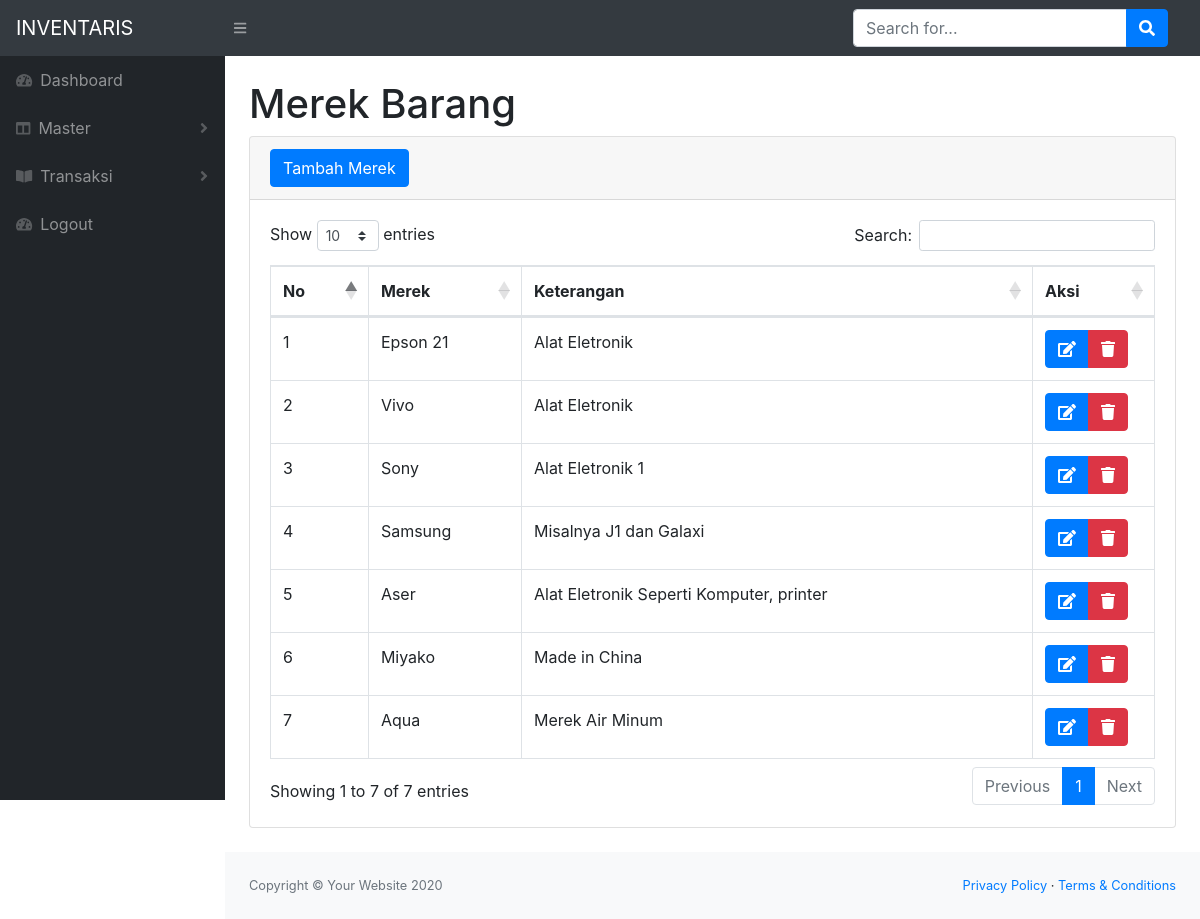
Screenshot of /merek.php with the database file from the repository.
### tables this page shows
CREATE TABLE `tb_merek` (
  `id_merek` int(11) NOT NULL,
  `nama_merek` varchar(100) NOT NULL,
  `keterangan` varchar(100) NOT NULL,
  `id_stok` int(11) NOT NULL
);

### merek.php (the view, shortened to what this page needs)
<?php
require 'function.php';
?>
<!DOCTYPE html>
<html lang="en">
    <head>
        <link href="css/styles.css" rel="stylesheet" />
        <link href="https://cdn.datatables.net/1.10.20/css/dataTables.bootstrap4.min.css" rel="stylesheet" />
    </head>
    <body class="sb-nav-fixed">
        <nav class="sb-topnav navbar navbar-expand navbar-dark bg-dark">
            <a class="navbar-brand" href="index.html">INVENTARIS</a>
            <button class="btn btn-link btn-sm order-1 order-lg-0" id="sidebarToggle" href="#"><i class="fas fa-bars"></i></button>
            <form class="d-none d-md-inline-block form-inline ml-auto mr-0 mr-md-3 my-2 my-md-0">
                <div class="input-group">
                    <input class="form-control" type="text" placeholder="Search for..." aria-label="Search" aria-describedby="basic-addon2" />
                    <div class="input-group-append">
                        <button class="btn btn-primary" type="button"><i class="fas fa-search"></i></button>
                    </div>
                </div>
            </form>
        </nav>
        <div id="layoutSidenav">
            <div id="layoutSidenav_nav">
                <nav class="sb-sidenav accordion sb-sidenav-dark" id="sidenavAccordion">
                    <div class="sb-sidenav-menu">
                        <div class="nav">
                            <a class="nav-link" href="index.php">
                                <div class="sb-nav-link-icon"><i class="fas fa-tachometer-alt"></i></div>
                                Dashboard
                            </a>
                            <a class="nav-link collapsed" href="#" data-toggle="collapse" data-target="#collapseLayouts" aria-expanded="false" aria-controls="collapseLayouts">
                                <div class="sb-nav-link-icon"><i class="fas fa-columns"></i></div>
                                Master
                                <div class="sb-sidenav-collapse-arrow"><i class="fas fa-angle-down"></i></div>
                            </a>
                            <a class="nav-link collapsed" href="#" data-toggle="collapse" data-target="#collapsePages" aria-expanded="false" aria-controls="collapsePages">
                                <div class="sb-nav-link-icon"><i class="fas fa-book-open"></i></div>
                                Transaksi
                                <div class="sb-sidenav-collapse-arrow"><i class="fas fa-angle-down"></i></div>
                            </a>
                            <a class="nav-link" href="login.php">
                                <div class="sb-nav-link-icon"><i class="fas fa-tachometer-alt"></i></div>
                                Logout
                            </a>
                        </div>
                </nav>
            </div>
            <div id="layoutSidenav_content">
                <main>
                    <div class="container-fluid">
                        <h1 class="mt-4">Merek Barang</h1>
                        <div class="card mb-4">
                            <div class="card-header">
                                <button type="button" class="btn btn-primary" data-toggle="modal" data-target="#myModal">
                                    Tambah Merek
                                </button>
                            </div>
                            <div class="card-body">
                                <div class="table-responsive">
                                    <table class="table table-bordered" id="dataTable" width="100%" cellspacing="0">
                                        <thead>
                                            <tr>
                                                <th>No</th>
                                                <th>Merek</th>
                                                <th>Keterangan</th>
                                                <th>Aksi</th>
                                            </tr>
                                        </thead>
                                        <tbody>
                                            <?php
                                                $i = 1;
                                                $showdataMerek = mysqli_query($conn, "SELECT * FROM tb_merek");
                                                while($data = mysqli_fetch_array($showdataMerek)){
                                            ?>
                                            <tr>
                                                <td><?=$i++;?></td>
                                                <td><?=$data['nama_merek'];?></td>
                                                <td><?=$data['keterangan'];?></td>
                                                <td>
                                                    <div class="btn-group" role="group" aria-label="Tombol Edit dan Delete" >
                                                            <button type="button" class="btn btn-primary" data-toggle="modal" data-target="#edit<?=$data['id_merek'];?>">
                                                                <i class="fas fa-edit"></i>
                                                            </button>
                                                            <button type="button" class="btn btn-danger" data-toggle="modal" data-target="#delete<?=$data['id_merek'];?>">
                                                                <i class="fas fa-trash"></i>
                                                            </button>
                                                        </div>
                                                </td>
                                            </tr>
                                            <?php
                                                }
                                            ?>
                                        </tbody>
                                    </table>
                                </div>
                            </div>
                        </div>
                    </div>
                </main>
                <footer class="py-4 bg-light mt-auto">
                    <div class="container-fluid">
                        <div class="d-flex align-items-center justify-content-between small">
                            <div class="text-muted">Copyright &copy; Your Website 2020</div>
                            <div>
                                <a href="#">Privacy Policy</a>
                                &middot;
                                <a href="#">Terms &amp; Conditions</a>
                            </div>
                        </div>
                    </div>
                </footer>
            </div>
        </div>
    </body>
</html>

### rows the page displays
tb_merek: nama_merek "Epson 21", keterangan "Alat Eletronik"
tb_merek: nama_merek "Vivo", keterangan "Alat Eletronik"
tb_merek: nama_merek "Sony", keterangan "Alat Eletronik 1"
tb_merek: nama_merek "Samsung", keterangan "Misalnya J1 dan Galaxi"
tb_merek: nama_merek "Aser", keterangan "Alat Eletronik Seperti Komputer, printer"
tb_merek: nama_merek "Miyako", keterangan "Made in China"
tb_merek: nama_merek "Aqua", keterangan "Merek Air Minum"
